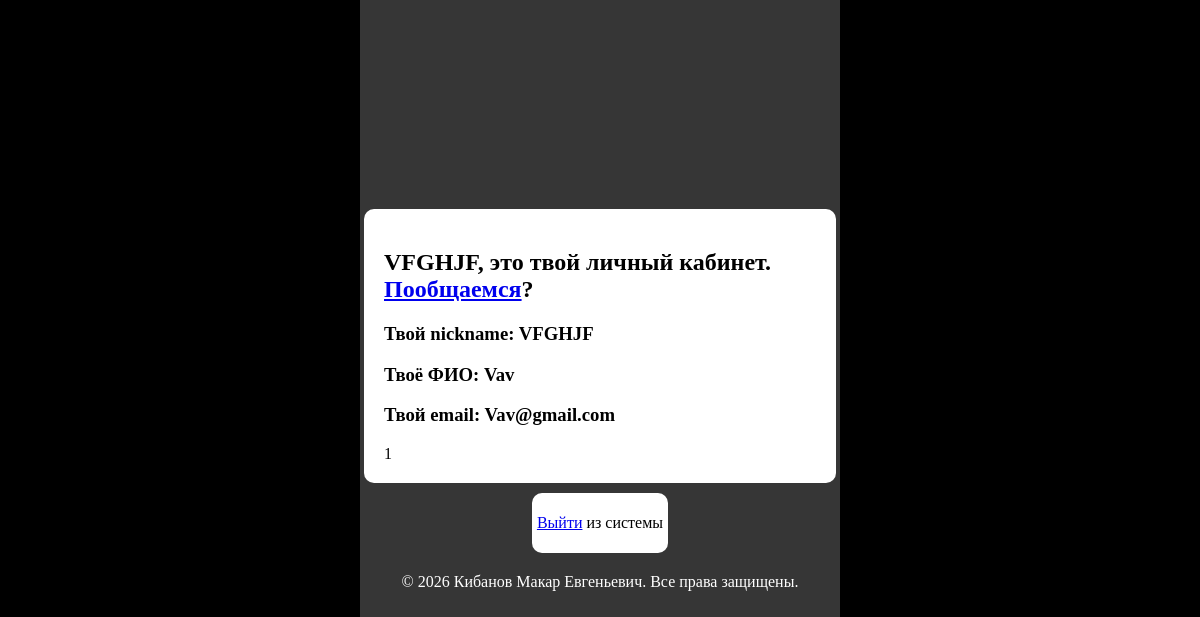
/includes/lk.php (signed in), run on the app's committed database.
### tables this page shows
CREATE TABLE `users` (
  `id` int NOT NULL,
  `full_name` varchar(32) NOT NULL DEFAULT '',
  `email` varchar(32) NOT NULL DEFAULT '',
  `username` varchar(20) NOT NULL DEFAULT '',
  `password` varchar(32) NOT NULL DEFAULT ''
);

### includes/userData.php (the view)
<?php
    if(!isset($_SESSION["session_username"]))
        header("Location: login.php");
    else {
        require_once "connection.php";
        $result = mysqli_query($db, "SELECT * FROM `users` WHERE `id` = {$_SESSION['session_user_id']}");
        while($row = mysqli_fetch_assoc($result)) :
            $users[] = [
                'username' => $row['username'],
                'full_name' => $row['full_name'],
                'email' => $row['email']
            ];
            foreach($users as $data) :
        ?>
            <h3>Твой nickname: <?= htmlspecialchars($data['username']); ?></h3>
            <h3>Твоё ФИО: <?= htmlspecialchars($data['full_name']); ?></h3>
            <h3>Твой email: <?= htmlspecialchars($data['email']); ?></h3>
<?php
            endforeach;
        endwhile;
    }
?>

### css/style.css (style rules this page uses)
html { display: flex; background: black; justify-content: center; align-items: center; min-height: 100vh; }
body { width: 480px; min-height: 100vh; margin: 0; background: rgb(54, 54, 54); display: flex; flex-direction: column; justify-content: center; align-items: center; }

### data on the page
users: username "VFGHJF", full_name "Vav", email "Vav@gmail.com"

### other printed values
$_SESSION["session_username"] "VFGHJF"
include "userData.php" "1"
